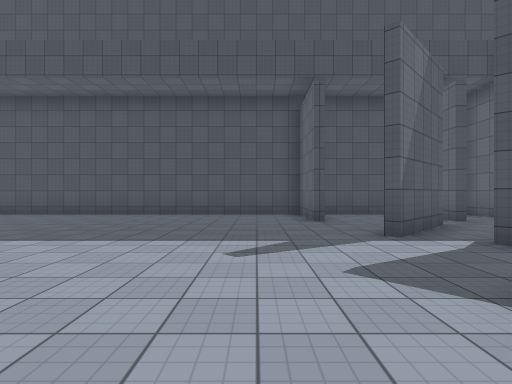
view 1 (above)

12 first-person views from a walk through a Unity game level. The camera is 1.4 m above the floor, looks level and sees 80° across. The floor is counted in squares, 2 m on a side. Each view is taken from the middle of a square. On the plan, view 1 faces up. The plan holds only what a view shows up to about 10 squares ahead; the rest is blank. The place goes on beyond the plan. The player character is not drawn. Surface patterns are stand-ins for the level's own textures.

view 2
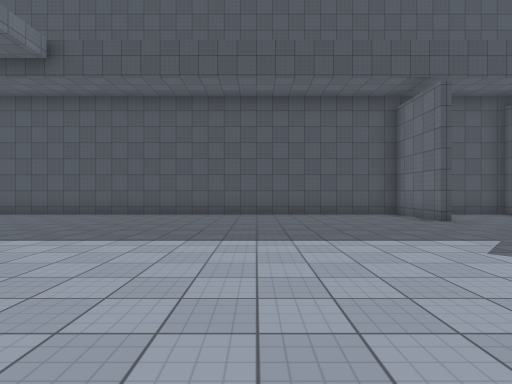

view 3
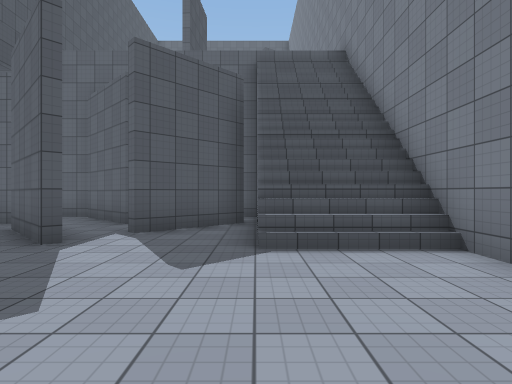

view 4
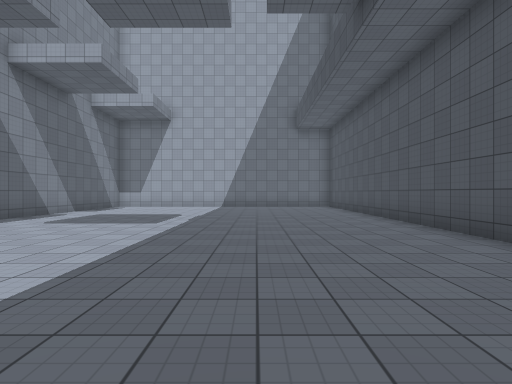

view 5
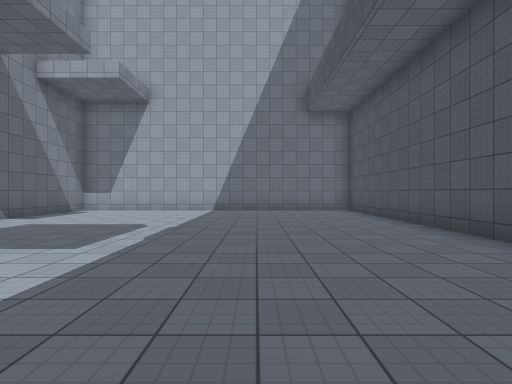

view 6
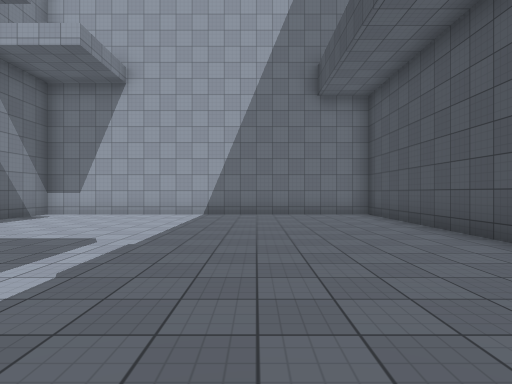

view 7
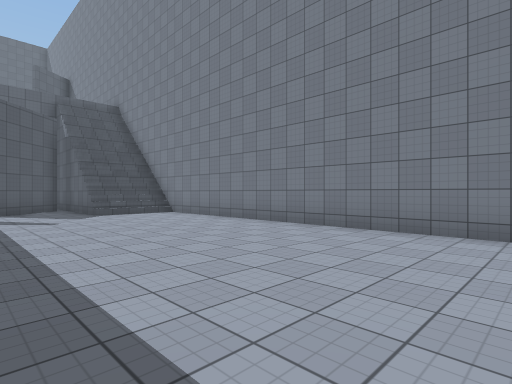

view 8
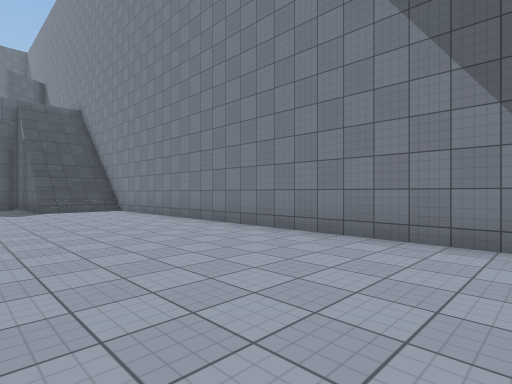

view 9
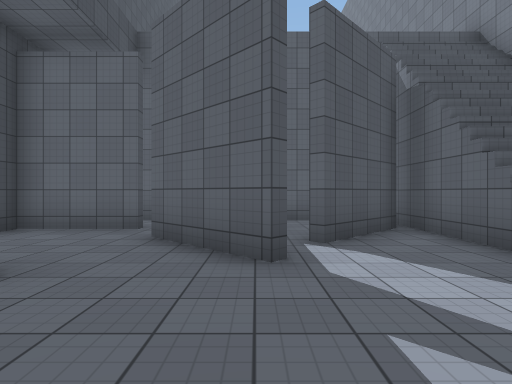

view 10
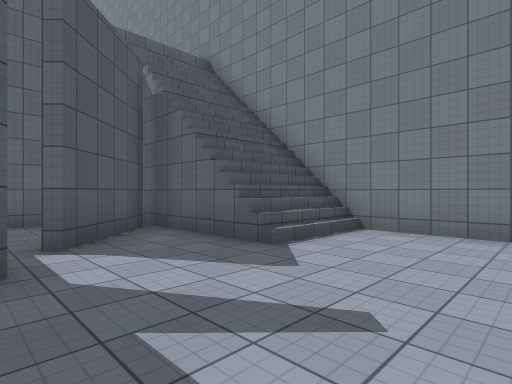

view 11
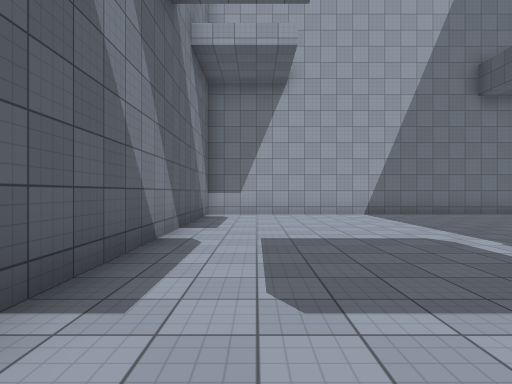

view 12
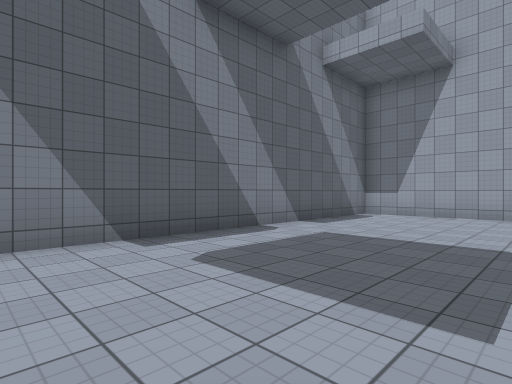

### Floor plan
Key: @ floor where view 1 was taken; # wall or solid block; . floor; / step, stairs or slope; ^ raised ledge.
Columns run from 19 left of view 1 to 7 right of it. Each row starts with its distance up from view 1.
 10 #########################
  9 #...................#...#.#
  8 #...................#...#.#
  7 #.........................#
  6 #.....................#####
  5 #.....................#
  4 #.....................##
  3 #......................## #
  2 #....................///###
  1 #..................../////^
  0 #..................@./////^
 -1 ###########################

Positions as (right, up) in squares from view 1, and headings:
1: (0, 0), facing up
2: (-3, 0), facing up
3: (-2, 2), facing right
4: (-4, 6), facing left
5: (-7, 6), facing left
6: (-9, 6), facing left
7: (-8, 5), facing down-right
8: (-10, 4), facing down-right
9: (-1, 5), facing right
10: (-1, 5), facing down-right
11: (-9, 1), facing left
12: (-9, 4), facing down-left
